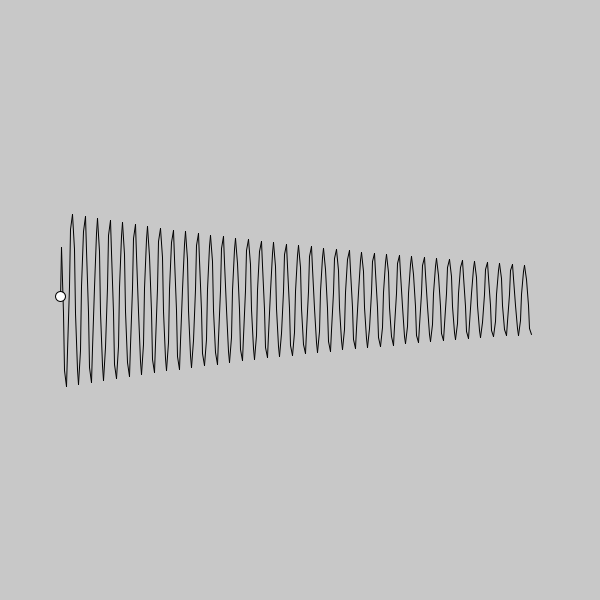
Frame 1 (no input)
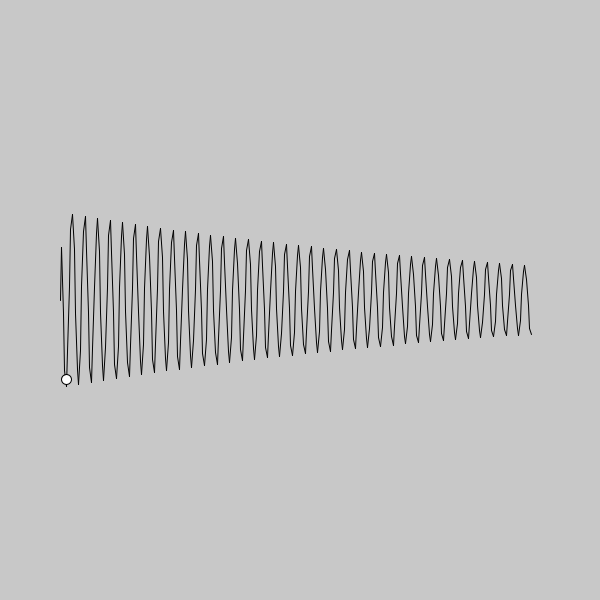
Frame 60 (the mouse pressed at the canvas centre just before this capture)
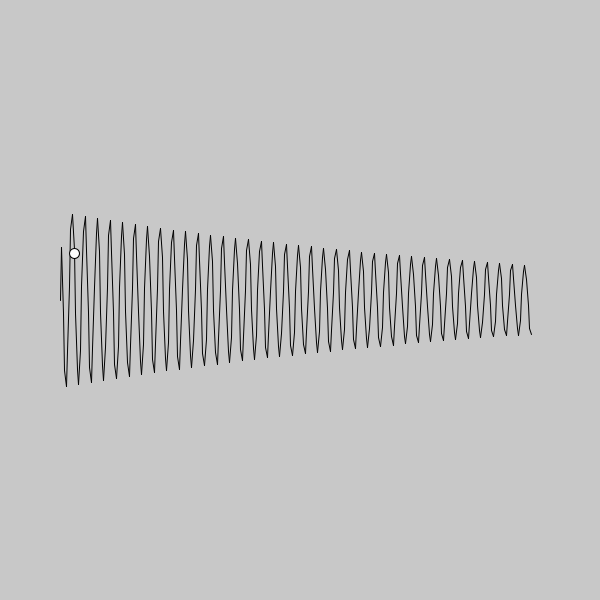
Frame 120 (the mouse held since frame 60 and released just before this capture)

The Processing sketch that drew these frames (run headless with seeded random() and noise(); from frame 60 on, the mouse is pressed at the canvas centre):

// Processing sketch: processing_186826
// ── processing_186826.pde

float dt = 1/60.0;

// Variable para el muestreo de la función seno
float m = HALF_PI;

// Variable que indica el número de tramos
int nTramos = 300;

// Lista de puntos por los que pasa el objeto
ArrayList<PVector> puntos = new ArrayList<PVector>();

PVector p1, p2;
PVector pos = new PVector();
PVector vel = new PVector();

int tramoActual = 0;

void setup() {
  size(600, 600);
  
  p1 = new PVector(width/10, 0);
  p2 = new PVector();
  
  // Bucle que genera nTramos tramos rectos
  // Se almacena la posición de cada punto
  // No se dibuja aquí
  for (int i = 0; i < nTramos; i++) {
    p1 = new PVector(p1.x, p1.y);
    p2 = new PVector(p2.x, p2.y);
    
    if (i != 0) {
      p1.x += m;
      p1.y = sin(p1.x/2) * exp(-0.002*p1.x) * 100;
    }
    
    p2.x = p1.x + m;
    p2.y = sin(p2.x/2) * exp(-0.002*p2.x) * 100;
    
    // Se guarda cada punto diferente en la lista
    puntos.add(p1);
  }
  puntos.add(p2);
  
  // Ponemos como posición inicial el primer punto
  pos = puntos.get(0);
}

void draw() {
  background(200);
  
  translate(0, height/2);
  
  // Dibujar el camino
  for (int i = 0; i < nTramos; i++) {
    line(puntos.get(i).x, puntos.get(i).y, puntos.get(i+1).x, puntos.get(i+1).y);
  }
  
  // Calcular el tramo actual
  for (int i = 0; i < nTramos; i++) {
    if (pos.x < puntos.get(i + 1).x) {
      tramoActual = i;
      break;
    }
  }
  
  // Volver al inicio una vez alcanzado el final
  if (pos.x > puntos.get(nTramos).x) {
    pos = puntos.get(0);
    tramoActual = 0;
  }
  
  // Obtener los puntos que delimitan el tramo actual
  p1 = puntos.get(tramoActual);
  p2 = puntos.get(tramoActual + 1);
  
  vel = PVector.sub(p2, p1);
  vel.normalize();
  vel.mult(200);
  
  pos = PVector.add(PVector.mult(vel, dt), pos);
  
  ellipse(pos.x, pos.y, 10, 10);
}
